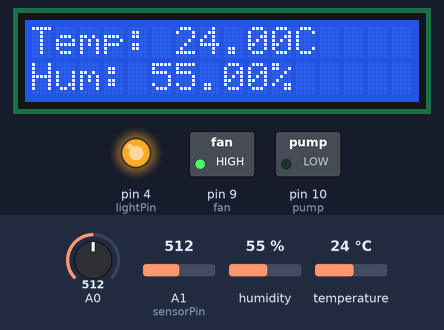
This sketch was run on a simulated Arduino Uno, built with avr-gcc and run on an emulated ATmega328P. On the bench: 16×2 character LCD, switched loads named in the sketch (green lamp = pin HIGH), output pins drawn as LEDs (lit = HIGH). The test bench sets the inputs (shaded band); at power-on: humidity 55 %, A1 (sensorPin) = 512, A0 = 512, temperature 24 °C. What the sketch prints to the serial monitor is not drawn.

Above: at 1.3 s.
1.4 s: humidity set to 39 %
At 2.6 s:
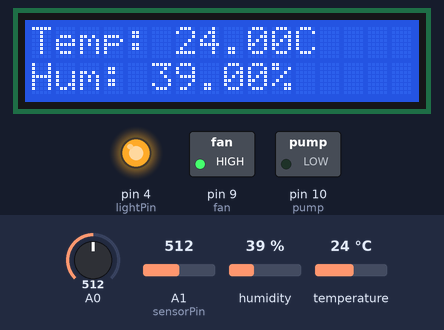
2.9 s: humidity set to 36 %
At 3.7 s:
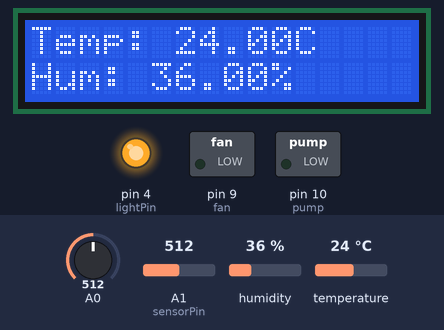
4.4 s: A1 (sensorPin) set to 489
At 5.6 s:
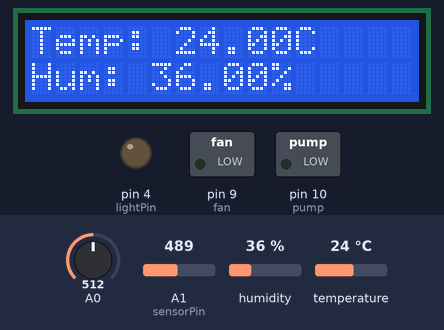
5.9 s: A0 set to 788
7.4 s: A0 set to 809
At 8.6 s:
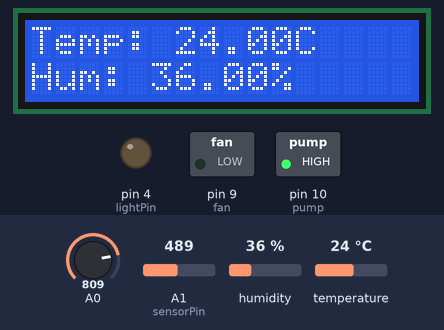
8.9 s: humidity set to 40 %
At 9.5 s:
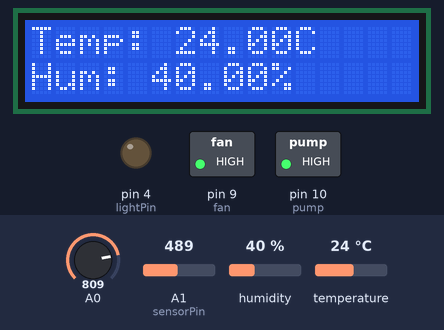
Timing chart, 0 to 11.4 s (numbered marks = the images above; inputs shaded):
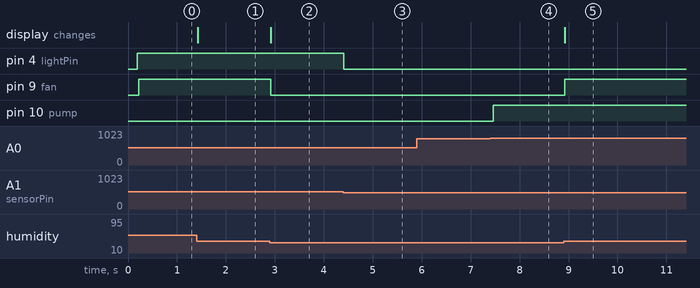

The sketch:

CODE.ino
```cpp
#include <Adafruit_Sensor.h>
#include <DHT.h>
#include <DHT_U.h>
int fan = 9;
int pump = 10;
#define DHTPIN 2
#define DHTTYPE    DHT11
int sensorPin=A1;
int lightPin=4;
#include <Wire.h> // Comes with Arduino IDE
#include <LiquidCrystal_I2C.h>
int sensorValue =0;
int moistureValue =0;
LiquidCrystal_I2C lcd(0x27,20,4);

DHT_Unified dht(DHTPIN, DHTTYPE);

uint32_t delayMS;

void setup() {
   pinMode(A0, INPUT);
  pinMode(A1, INPUT);
  pinMode(4, OUTPUT);
  pinMode(10, OUTPUT);

  lcd.init();                      // initialize the lcd
  lcd.init();
  // Print a message to the LCD.
  lcd.backlight();
  Serial.begin (9600);
  lcd.begin(16, 2);
  pinMode(fan,OUTPUT);
  dht.begin();

  sensor_t sensor;
  dht.temperature().getSensor(&sensor);
  dht.humidity().getSensor(&sensor);

}

void loop() {
  sensorValue = analogRead(A1);
  moistureValue = analogRead(A0);
  Serial.println(sensorValue);
Serial.println(moistureValue);

 if(sensorValue >= 500) {

  digitalWrite(lightPin, HIGH);
  ;
  }else  {

      digitalWrite(lightPin, LOW);

      ;   }
  // Delay between measurements.
  delay(delayMS);
  // Get temperature event and print its value.
  sensors_event_t event;
  dht.temperature().getEvent(&event);
  if (isnan(event.temperature)) {
    lcd.setCursor(0,0);
    lcd.print(F("Error temp!"));
    Serial.println ("Error");
  }
  else {
    lcd.setCursor(0,0);
    lcd.print(F("Temp: "));
    lcd.setCursor(6,0);
    lcd.print(event.temperature);
    lcd.setCursor(11,0);
    lcd.print("C");
    Serial.println (event.temperature);

  }
  // Get humidity event and print its value.
  dht.humidity().getEvent(&event);
  if (isnan(event.relative_humidity)) {
    lcd.setCursor(0,1);
   lcd.println(F("Error humidity!"));
  }
  else {
    lcd.setCursor(0,1);
    lcd.print(F("Hum: "));
    lcd.setCursor(5,1);
    lcd.print(event.relative_humidity);
    lcd.setCursor(10,1);
    lcd.print("%");

  }
  if (event.temperature>=38.0) {
    digitalWrite (9, HIGH);
  }
    else {
      digitalWrite (9, LOW);
    }
    if (moistureValue>=800) {
    digitalWrite (pump, HIGH);
  }
    else {
      digitalWrite (pump, LOW);
    }
}
```

Measured:
- the behaviour switches between 38 and 37 % on humidity (found by bisection; images 1 and 2)
- the behaviour switches between 500 and 499 on A1 (sensorPin) (found by bisection; images 2 and 3)
- the behaviour switches between 799 and 800 on A0 (found by bisection; images 3 and 4)
- after the input at 1.4 s, the display: changes at once (image 1)
- after the input at 2.9 s, pin 9 (fan): HIGH → LOW at once; the display: changes at once (image 2)
- after the input at 4.4 s, pin 4 (lightPin): HIGH → LOW at once
- after the input at 5.9 s, every drawn part: stays the same
- after the input at 7.4 s, pin 10 (pump): LOW → HIGH after 0.06 s
- after the input at 8.9 s, pin 9 (fan): LOW → HIGH at once; the display: changes at once (image 5)
